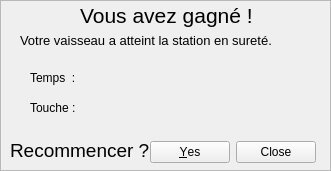
    <widget class="QFrame" name="frame">
     <property name="enabled">
      <bool>true</bool>
     </property>
     <property name="geometry">
      <rect>
       <x>490</x>
       <y>450</y>
       <width>331</width>
       <height>171</height>
      </rect>
     </property>
     <property name="autoFillBackground">
      <bool>true</bool>
     </property>
     <property name="frameShape">
      <enum>QFrame::StyledPanel</enum>
     </property>
     <property name="frameShadow">
      <enum>QFrame::Raised</enum>
     </property>
     <widget class="QLabel" name="label">
      <property name="geometry">
       <rect>
        <x>80</x>
        <y>0</y>
        <width>171</width>
        <height>31</height>
       </rect>
      </property>
      <property name="font">
       <font>
        <pointsize>16</pointsize>
       </font>
      </property>
      <property name="text">
       <string>Vous avez gagné !</string>
      </property>
     </widget>
     <widget class="QLabel" name="label_2">
      <property name="geometry">
       <rect>
        <x>20</x>
        <y>30</y>
        <width>341</width>
        <height>21</height>
       </rect>
      </property>
      <property name="font">
       <font>
        <pointsize>10</pointsize>
       </font>
      </property>
      <property name="text">
       <string>Votre vaisseau a atteint la station en sureté.</string>
      </property>
     </widget>
     <widget class="QDialogButtonBox" name="buttonBox">
      <property name="geometry">
       <rect>
        <x>150</x>
        <y>140</y>
        <width>166</width>
        <height>24</height>
       </rect>
      </property>
      <property name="standardButtons">
       <set>QDialogButtonBox::Close|QDialogButtonBox::Yes</set>
      </property>
     </widget>
     <widget class="QLabel" name="label_3">
      <property name="geometry">
       <rect>
        <x>10</x>
        <y>140</y>
        <width>171</width>
        <height>21</height>
       </rect>
      </property>
      <property name="font">
       <font>
        <pointsize>14</pointsize>
       </font>
      </property>
      <property name="text">
       <string>Recommencer ?</string>
      </property>
     </widget>
     <widget class="QLabel" name="label_time">
      <property name="geometry">
       <rect>
        <x>30</x>
        <y>70</y>
        <width>291</width>
        <height>16</height>
       </rect>
      </property>
      <property name="text">
       <string>Temps  :</string>
      </property>
     </widget>
     <widget class="QLabel" name="label_hit">
      <property name="geometry">
       <rect>
        <x>30</x>
        <y>100</y>
        <width>291</width>
        <height>16</height>
       </rect>
      </property>
      <property name="text">
       <string>Touche :</string>
      </property>
     </widget>
    </widget>
